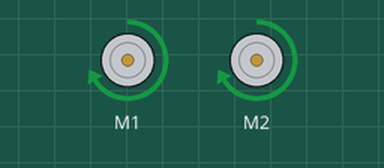
This sketch was run on a simulated Arduino Uno, built with avr-gcc and run on an emulated ATmega328P. Shown: 2 × DC motor (green arrow = forward, orange = backward, longer = faster).

Above: at 0.1 s.
Timing chart, 0 to 1.6 s (numbered marks = the images above):
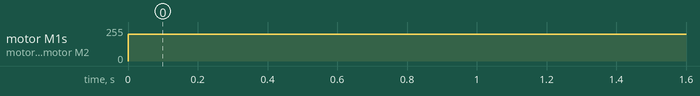

The sketch:

motor.ino
```cpp
#include <Wire.h>
#include <Adafruit_MotorShield.h>
#include "utility/Adafruit_MS_PWMServoDriver.h"

Adafruit_MotorShield AFMS = Adafruit_MotorShield();  //Create the Adafruit_MotorShield object

//Create the DC motor object
Adafruit_DCMotor *Rwheel = AFMS.getMotor(1);  //RIHGT
Adafruit_DCMotor *Lwheel = AFMS.getMotor(2);  //LEFT


void setup() {
  AFMS.begin(); //Connect to the Controller
  Rwheel->setSpeed(200);
  Lwheel->setSpeed(200); //Set default speed

}

void loop() {
  Rwheel->run(FORWARD);
  Lwheel->run(FORWARD); //Run the motor

}
```

Measured:
- by itself, motor M1, motor M2: stopped → forward 200/255 at 0.00 s
